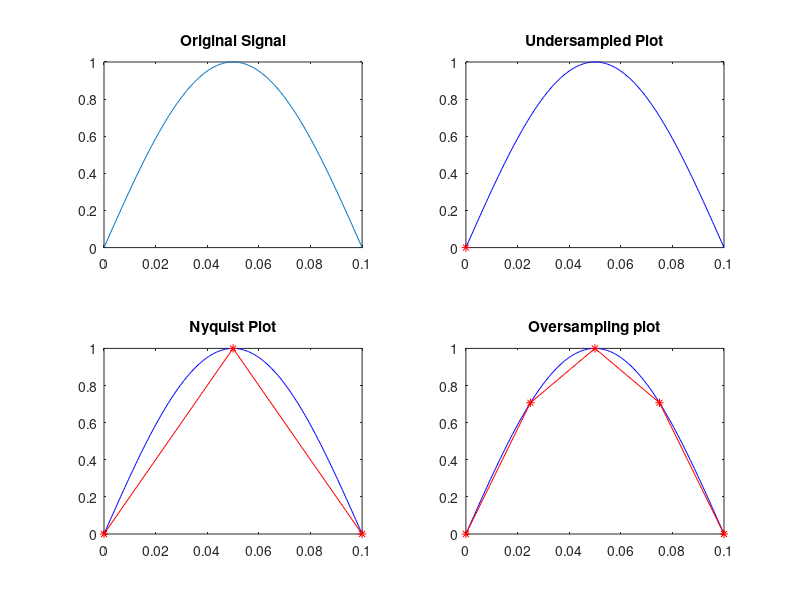

Source code (MATLAB):
%Verification of Sampling theorem
% Sampling theorem wiki --https://en.wikipedia.org/wiki/Nyquist%E2%80%93Shannon_sampling_theorem

tfinal=0.1;
t=0:0.0005:tfinal;
fd=input('Entering analog frequency ');
xD=sin(2*pi*fd*t);

%plotting the original signal
subplot(2,2,1);
plot(t,xD);
title('Original Signal');

%simulate condition for undersampling i.e., fs1<2*fd
fs1=1.7*fd;
n1=0:1/fs1:tfinal;
x_under=sin(2*pi*n1*fd);
subplot(2,2,2);
plot(t,xD,'b',n1,x_under,'r*-'); %plotting analgue and sampled plots together
title('Undersampled Plot');

%condition for Nyquist plot
fs2=4*fd;
n2=0:1/fs2:tfinal;
x_nyquist=sin(2*pi*fd*n2); %Generating the signal
subplot(2,2,3);
plot(t,xD,'b',n2,x_nyquist,'r*-');
title('Nyquist Plot');


%condition for oversampling
fs3=8*fd;
n3=0:1/fs3:tfinal;
x_over=sin(2*pi*fd*n3);
subplot(2,2,4);
plot(t,xD,'b',n3,x_over,'r*-');
title('Oversampling plot');

